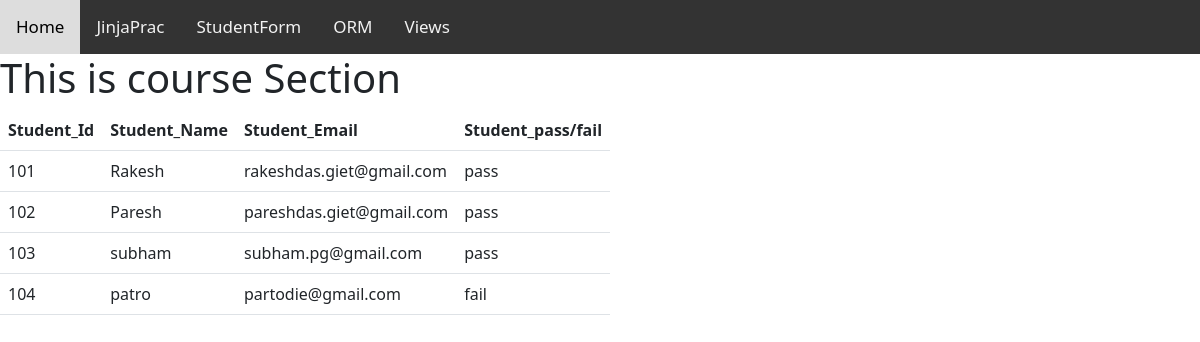
Page /courses/ on the committed database.
### course/models.py (models this page shows, shortened)
class Student(models.Model):
    stuid = models.IntegerField()
    stuname = models.CharField(max_length=100)
    stuemail = models.EmailField(max_length=200)
    stupass = models.CharField(max_length=100)

### course/views.py (the view)
# urls.py: path('courses/', views.studinfo, name='courses'),
def studinfo(request):
    students = Student.objects.all()
    return render(request, 'course/courses.html', {'students': students})

### template/course/courses.html
{% extends 'index.html' %}
{% load static %}
{% block content %}
<div class="col-sm-6">
    <h1>This is course Section</h1>
    <table class="table">
        <tr>
            <th>Student_Id</th>
            <th>Student_Name</th>
            <th>Student_Email</th>
            <th>Student_pass/fail</th>
        </tr>
        {% for student in students %}
        <tr>
            <td>{{student.stuid}}</td>
            <td>{{student.stuname}}</td>
            <td>{{student.stuemail}}</td>
            <td>{{student.stupass}}</td>
        </tr>
        {% endfor %}
    </table>
</div>
{% endblock %}

### template/index.html (shortened to what this page needs)
<!DOCTYPE html>
{% load static %}
<html lang="en">
<head>
    <link rel="stylesheet" href="{% static 'css/style.css' %}">
    <link rel="stylesheet" href="{% static 'css/bootstrap.css' %}">
</head>
<body>
{% include 'partials/navbar.html' %}
{% block content %}
{% endblock %}
</body>
</html>

### template/partials/navbar.html
{% load static %}
<div class="topnav">
  <a href="{% url 'home' %}">Home</a>
  <a href="{% url 'courses' %}">JinjaPrac</a>
  <a href="{% url 'stuinfo' %}">StudentForm</a>
  <a href="{% url 'empinfo' %}">ORM</a>
  <a href="{% url 'views' %}">Views</a>
</div>

### static/css/style.css (style rules this page uses)
body { margin: 0; font-family: Arial, Helvetica, sans-serif; }
.topnav { overflow: hidden; background-color: #333; }
.topnav a { float: left; color: #f2f2f2; text-align: center; padding: 14px 16px; text-decoration: none; font-size: 17px; }
th,td { border: 1px black solid; }

### rows in the picture
Student: stuid "101", stuname "Rakesh", stuemail "rakeshdas.giet@gmail.com", stupass "pass"
Student: stuid "102", stuname "Paresh", stuemail "pareshdas.giet@gmail.com", stupass "pass"
Student: stuid "103", stuname "subham", stuemail "subham.pg@gmail.com", stupass "pass"
Student: stuid "104", stuname "patro", stuemail "partodie@gmail.com", stupass "fail"
